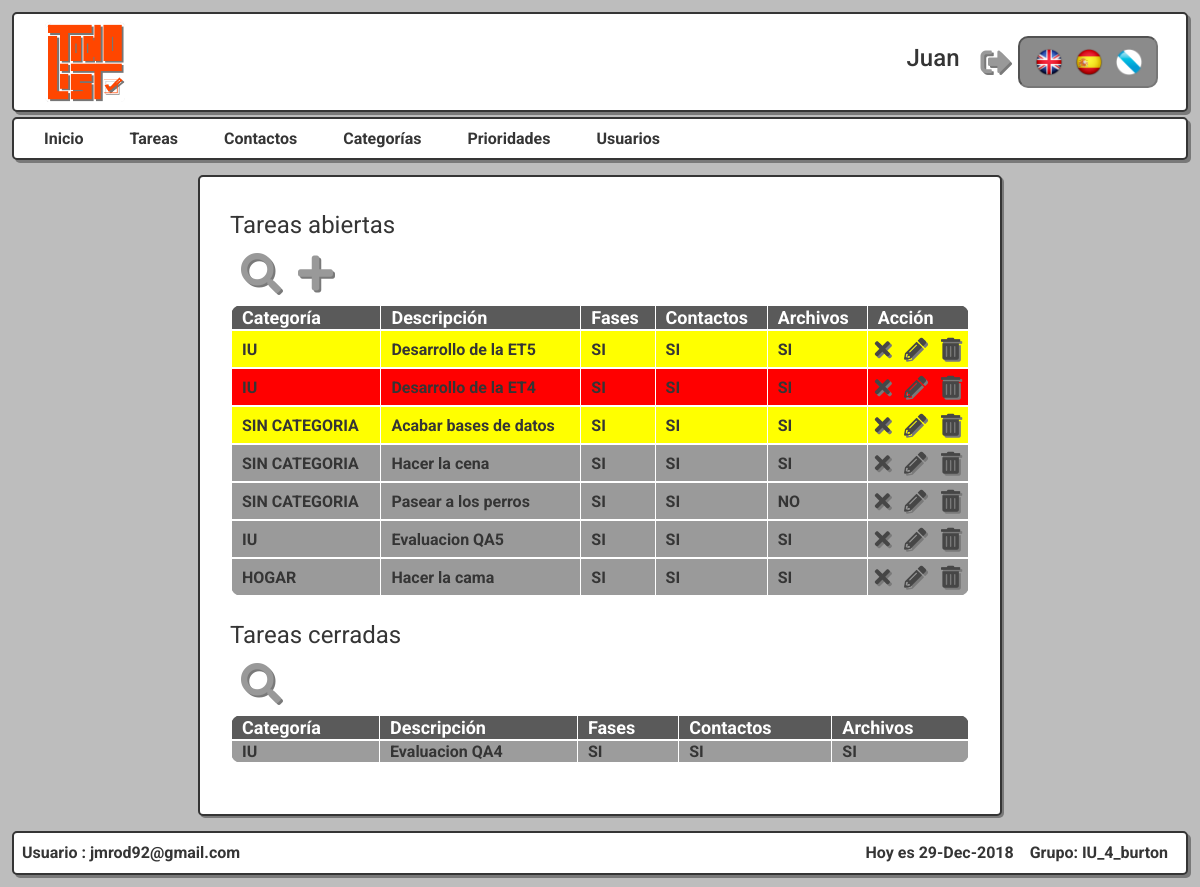
Page /Controllers/Tarea_Controller.php?accion=SHOWALL (signed in) on the earlier database version.
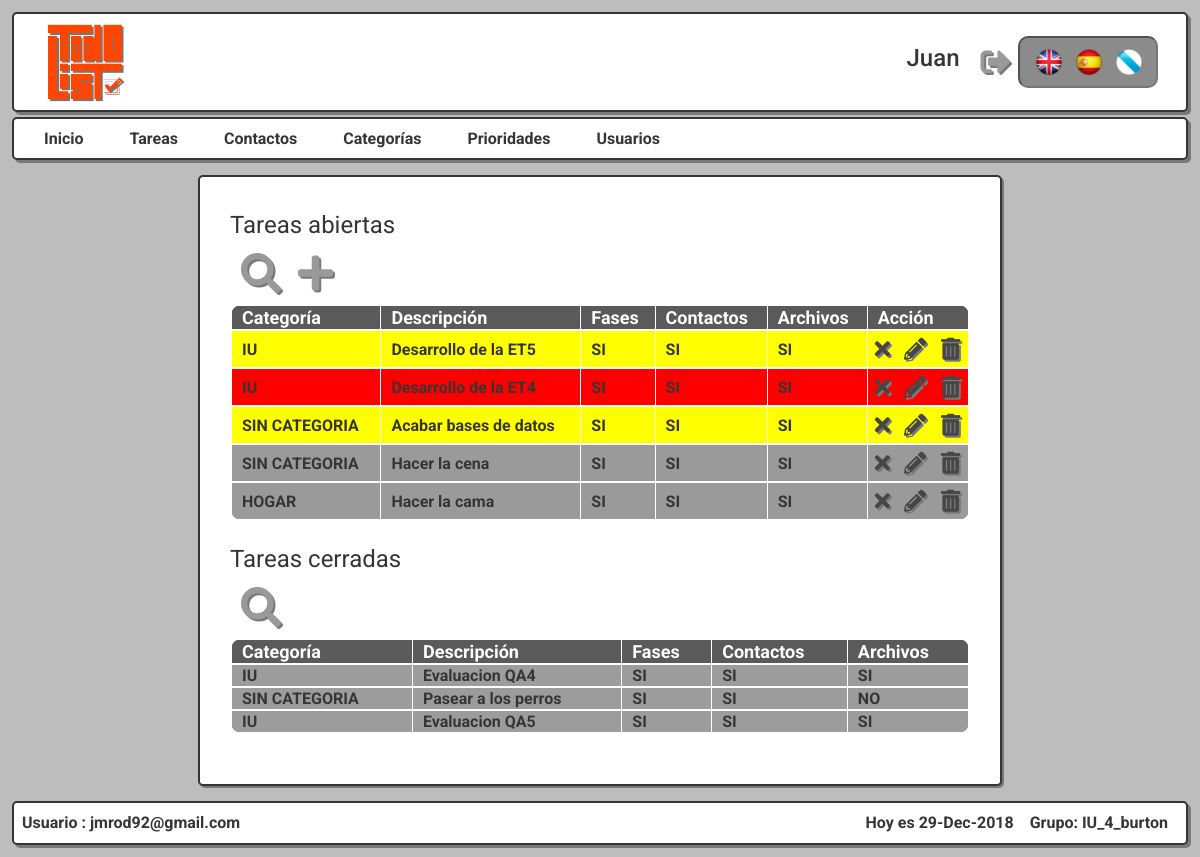
Same page on the later database version.
### tables this page shows
CREATE TABLE IF NOT EXISTS `TAREA` (
  `pri_tar` int(2) DEFAULT '1' NOT NULL,
  `id_tar` MEDIUMINT NOT NULL AUTO_INCREMENT PRIMARY KEY,
  `fecha_tar` date NOT NULL,
  `estado_tar` enum('ABIERTA','CERRADA') NOT NULL,
  `desc_tar` varchar(150) NOT NULL,
  `creador_tar` varchar(60) NOT NULL,
  `cat_tar` int DEFAULT '1' NOT NULL,
  FOREIGN KEY (`creador_tar`) REFERENCES USUARIO(`email_usr`) ON DELETE NO ACTION ON UPDATE CASCADE,
  FOREIGN KEY (`cat_tar`) REFERENCES CATEGORIA(`id_cat`) ON DELETE NO ACTION ON UPDATE CASCADE,
  FOREIGN KEY (`pri_tar`) REFERENCES PRIORIDAD(`id_pri`) ON DELETE NO ACTION ON UPDATE CASCADE
);

CREATE TABLE IF NOT EXISTS `CATEGORIA` (
  `id_cat` MEDIUMINT NOT NULL AUTO_INCREMENT PRIMARY KEY,
  `nom_cat` varchar(20) NOT NULL,
  `desc_cat` varchar(150) NOT NULL
);

### Models/TAREA_Model.php (called while the page is built, shortened)
<?php
class TAREA_Model {
  function __construct($prioridad, $id, $fecha, $estado, $descripcion, $creador, $categoria){
    include_once '../Models/Access_DB.php';
    $this->mysqli = ConnectDB();
  }
  function Showall(){
    $sql = "SELECT * FROM `tarea` t, `prioridad` p, `categoria` c WHERE t.`pri_tar`= p.`id_pri` AND t.`cat_tar`=c.`id_cat` ORDER BY t.`fecha_tar`";
    if(!($resultado = $this->mysqli->query($sql))){
      return 'Error en la consulta';
    }
    else{
      $result =  mysqli_fetch_all($resultado, MYSQLI_ASSOC);
      return $result;
    }
	}
}
 ?>

### Models/Access_DB.php (called while the page is built)
<?php
function ConnectDB()
{
    $mysqli = new mysqli("localhost", 'todolistdba', 'todolistpass' , 'TODOLISTDB');
	if ($mysqli->connect_errno) {
		include './MESSAGE_View.php';
		new MESSAGE("Fallo al conectar a MySQL: (" . $mysqli->connect_errno . ") " . $mysqli->connect_error, './index.php');
		return false;
	}
	else{
		return $mysqli;
	}
}
?>

### Views/Tarea_Views/Tarea_SHOWALL.php (the view, shortened to what the rows shown need)
<?php
	class Tarea_SHOWALL{
		function __construct($datos, $contfas, $contcon, $contarch){
			$this->render($datos, $contfas, $contcon, $contarch);
		}
		function render($datos, $contfas, $contcon, $contarch){
            include '../Views/Header.php';?>
<div class="col-md-8 contenido articulo">
    <fieldset id="showall">
        <table>
        <thead>
        <tr>
                <th><?php echo $strings['Categoría'];?></th>
                <th><?php echo $strings['Descripción'];?></th>
                <th><?php echo $strings['Fases'];?></th>
                <th><?php echo $strings['Contactos'];?></th>
                <th><?php echo $strings['Archivos'];?></th>
                <th colspan="4"><?php echo $strings['Acción'];?></th>
        </tr>
        </thead>
        <tr>
            <?php  $datos2 = $datos;
            if ($_SESSION['tipo'] == 'ADMIN'){?>
            <?php if(count($datos, COUNT_RECURSIVE)!= 14){
                    foreach($datos as $datos) :
                    if ($datos['estado_tar'] == 'ABIERTA'){?>
                        <td onclick="location='../Controllers/Tarea_Controller.php?accion=SHOWCURRENT&param=<?php echo $datos['id_tar'];?>'" style="background-color:<?php echo $datos['codcolor_pri']."\n"; ?>;"><?php echo $datos['nom_cat']."\n"; ?></td>
                        <td onclick="location='../Controllers/Tarea_Controller.php?accion=SHOWCURRENT&param=<?php echo $datos['id_tar']?>'" style="background-color:<?php echo $datos['codcolor_pri']."\n"; ?>;"><?php echo $datos['desc_tar']."\n"; ?></td>
                    <?php $array = []; $auxarray='NO'; $cont=0;
                        foreach($contfas as $fases) :
                            if ($fases['id_tar'] == $datos['id_tar']){
                                $array[$cont]='SI';
                            }else{
                                $array[$cont]='NO';
                            }
                            $cont++;
                        endforeach;
                        foreach ($array as $opt) :
                            if ($opt == 'SI'){
                                $auxarray = 'SI';
                            }
                        endforeach;?>
                    <td onclick="location='../Controllers/Tarea_Controller.php?accion=SHOWCURRENT&param=<?php echo $datos['id_tar'];?>'" style="background-color:<?php echo $datos['codcolor_pri']."\n"; ?>"><?php echo $auxarray."\n"; ?></td>
                    <?php $array = []; $auxarray='NO'; $cont=0;
                        foreach($contcon as $contactos) :
                            if ($contactos['tarea'] == $datos['id_tar']){
                                $array[$cont]='SI';
                            }else{
                                $array[$cont]='NO';
                            }
                            $cont++;
                        endforeach;
                        foreach ($array as $opt) :
                            if ($opt == 'SI'){
                                $auxarray = 'SI';
                            }
                        endforeach;?>
                    <td onclick="location='../Controllers/Tarea_Controller.php?accion=SHOWCURRENT&param=<?php echo $datos['id_tar'];?>'" style="background-color:<?php echo $datos['codcolor_pri']."\n"; ?>"><?php echo $auxarray."\n"; ?></td>
                    <?php $array = []; $auxarray='NO'; $cont=0;
                        foreach($contarch as $archivos) :
                            if ($archivos['tarea'] == $datos['id_tar']){
                                $array[$cont]='SI';
                            }else{
                                $array[$cont]='NO';
                            }
                            $cont++;
                        endforeach;
                        foreach ($array as $opt) :
                            if ($opt == 'SI'){
                                $auxarray = 'SI';
                            }
                        endforeach;?>
                    <td onclick="location='../Controllers/Tarea_Controller.php?accion=SHOWCURRENT&param=<?php echo $datos['id_tar'];?>'" style="background-color:<?php echo $datos['codcolor_pri']."\n"; ?>"><?php echo $auxarray."\n"; ?></td>
                <td class="tb-btn" style="background-color:<?php echo $datos['codcolor_pri']."\n"; ?>;"><button class="editbtn" role="link" onclick="window.location='../Controllers/Tarea_Controller.php?accion=CLOSE&param=<?php echo $datos['id_tar'];?>';"><i class="fas fa-times"></i></button></td>
                <td class="tb-btn" style="background-color:<?php echo $datos['codcolor_pri']."\n"; ?>;"><button class="editbtn" role="link" onclick="window.location='../Controllers/Tarea_Controller.php?accion=EDIT&param=<?php echo $datos['id_tar'];?>';"><i class="fas fa-pencil-alt"></i></button></td>
                <td class="tb-btn" style="background-color:<?php echo $datos['codcolor_pri']."\n"; ?>;"><button class="editbtn" role="link" onclick="window.location='../Controllers/Tarea_Controller.php?accion=DELETE&param=<?php echo $datos['id_tar'];?>';"><i class="fas fa-trash-alt"></i></button></td>
            </tr>
                           <?php } endforeach;}?>
            <?php } ?>
            </table>
    <table>
    <thead>
    <tr>
            <th><?php echo $strings['Categoría'];?></th>
            <th><?php echo $strings['Descripción'];?></th>
            <th><?php echo $strings['Fases'];?></th>
            <th><?php echo $strings['Contactos'];?></th>
            <th><?php echo $strings['Archivos'];?></th>
    </tr>
    </thead>
    <tr>
        <?php if ($_SESSION['tipo'] == 'ADMIN'){?>
        <?php if(count($datos2, COUNT_RECURSIVE)!= 14){
                foreach($datos2 as $datos) :
                if ($datos['estado_tar'] == 'CERRADA'){?>
                    <td onclick="location='../Controllers/Tarea_Controller.php?accion=SHOWCURRENT&param=<?php echo $datos['id_tar'];?>'" ><?php echo $datos['nom_cat']."\n"; ?></td>
                    <td onclick="location='../Controllers/Tarea_Controller.php?accion=SHOWCURRENT&param=<?php echo $datos['id_tar']?>'" ><?php echo $datos['desc_tar']."\n"; ?></td>
                <?php $array = []; $auxarray='NO'; $cont=0;
                    foreach($contfas as $fases) :
                        if ($fases['id_tar'] == $datos['id_tar']){
                            $array[$cont]='SI';
                        }else{
                            $array[$cont]='NO';
                        }
                        $cont++;
                    endforeach;
                    foreach ($array as $opt) :
                        if ($opt == 'SI'){
                            $auxarray = 'SI';
                        }
                    endforeach;?>
                <td onclick="location='../Controllers/Tarea_Controller.php?accion=SHOWCURRENT&param=<?php echo $datos['id_tar'];?>'" ><?php echo $auxarray."\n"; ?></td>
                <?php $array = []; $auxarray='NO'; $cont=0;
                    foreach($contcon as $contactos) :
                        if ($contactos['tarea'] == $datos['id_tar']){
                            $array[$cont]='SI';
                        }else{
                            $array[$cont]='NO';
                        }
                        $cont++;
                    endforeach;
                    foreach ($array as $opt) :
                        if ($opt == 'SI'){
                            $auxarray = 'SI';
                        }
                    endforeach;?>
                <td onclick="location='../Controllers/Tarea_Controller.php?accion=SHOWCURRENT&param=<?php echo $datos['id_tar'];?>'" ><?php echo $auxarray."\n"; ?></td>
                <?php $array = []; $auxarray='NO'; $cont=0;
                    foreach($contarch as $archivos) :
                        if ($archivos['tarea'] == $datos['id_tar']){
                            $array[$cont]='SI';
                        }else{
                            $array[$cont]='NO';
                        }
                        $cont++;
                    endforeach;
                    foreach ($array as $opt) :
                        if ($opt == 'SI'){
                            $auxarray = 'SI';
                        }
                    endforeach;?>
                <td onclick="location='../Controllers/Tarea_Controller.php?accion=SHOWCURRENT&param=<?php echo $datos['id_tar'];?>'" ><?php echo $auxarray."\n"; ?></td>
        </tr>
                       <?php } endforeach;}else{
                           if ($datos['estado_tar'] == 'CERRADA'){?>
            <td onclick="location='../Controllers/Tarea_Controller.php?accion=SHOWCURRENT&param=<?php echo $datos2['id_tar']?>'" ><?php echo $datos2['nom_cat']."\n"; ?></td>
            <td onclick="location='../Controllers/Tarea_Controller.php?accion=SHOWCURRENT&param=<?php echo $datos2['id_tar']?>'" ><?php echo $datos2['desc_tar']."\n"; ?></td>
                    <?php $array = []; $auxarray='NO'; $cont=0;
                    foreach($contfas as $fases) :
                        if ($fases['id_tar'] == $datos['id_tar']){
                            $array[$cont]='SI';
                        }else{
                            $array[$cont]='NO';
                        }
                        $cont++;
                    endforeach;
                    foreach ($array as $opt) :
                        if ($opt == 'SI'){
                            $auxarray = 'SI';
                        }
                    endforeach;?>
                <td onclick="location='../Controllers/Tarea_Controller.php?accion=SHOWCURRENT&param=<?php echo $datos2['id_tar'];?>'" ><?php echo $auxarray."\n"; ?></td>
                <?php $array = []; $auxarray='NO'; $cont=0;
                    foreach($contcon as $contactos) :
                        if ($contactos['tarea'] == $datos['id_tar']){
                            $array[$cont]='SI';
                        }else{
                            $array[$cont]='NO';
                        }
                        $cont++;
                    endforeach;
                    foreach ($array as $opt) :
                        if ($opt == 'SI'){
                            $auxarray = 'SI';
                        }
                    endforeach;?>
                <td onclick="location='../Controllers/Tarea_Controller.php?accion=SHOWCURRENT&param=<?php echo $datos2['id_tar'];?>'" ><?php echo $auxarray."\n"; ?></td>
                <?php $array = []; $auxarray='NO'; $cont=0;
                    foreach($contarch as $archivos) :
                        if ($archivos['tarea'] == $datos['id_tar']){
                            $array[$cont]='SI';
                        }else{
                            $array[$cont]='NO';
                        }
                        $cont++;
                    endforeach;
                    foreach ($array as $opt) :
                        if ($opt == 'SI'){
                            $auxarray = 'SI';
                        }
                    endforeach;?>
                <td onclick="location='../Controllers/Tarea_Controller.php?accion=SHOWCURRENT&param=<?php echo $datos2['id_tar'];?>'" ><?php echo $auxarray."\n"; ?></td>
        </tr>
        <?php }}?>
        <?php } ?>
        </table>
    </fieldset>
</div>
<?php
			include '../Views/Footer.php';
		}
	}
?>

Differences in the rows shown:
changed tarea "Pasear a los perros": moves from the list under "Tareas abiertas" to the list under "Tareas cerradas"
changed tarea "Evaluacion QA5": moves from the list under "Tareas abiertas" to the list under "Tareas cerradas"
